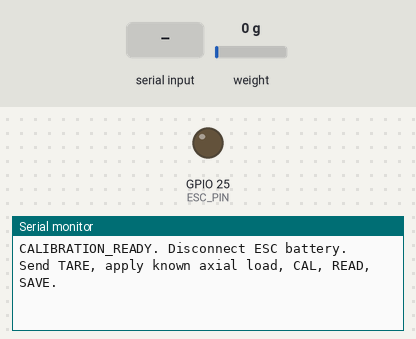
This sketch was run on a simulated ESP32. Parts: output pins drawn as LEDs (lit = HIGH), the last lines printed to the serial monitor. Inputs (shaded band) come from the test bench; at power-on: weight on the scale 0 g. EEPROM starts erased.

Above: at 2.7 s.
2.8 s: "TARE\n" received over Serial
At 3.6 s:
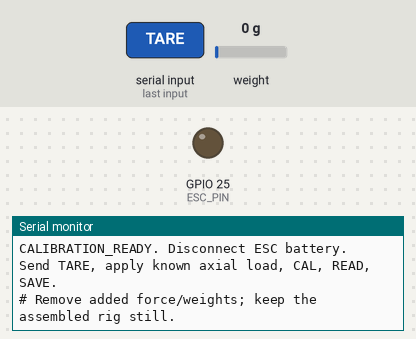
4.3 s: "CAL \n" received over Serial
At 7.11 s:
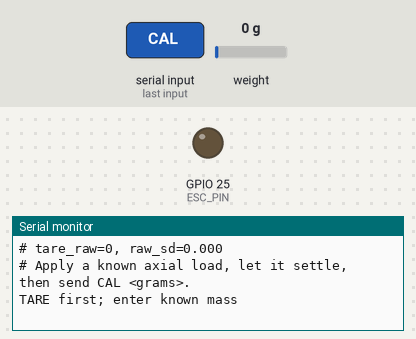
7.3 s: "SAVE\n" received over Serial
At 8.2 s:
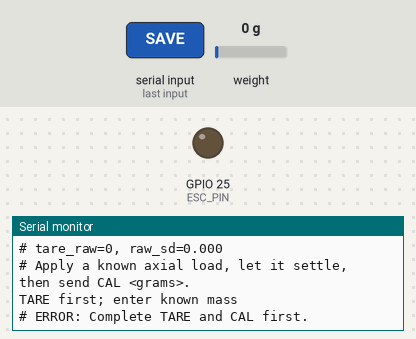

Measured:
- after the input at 2.8 s, the serial monitor: prints a new line at once (image 1)
- after the input at 4.3 s, the serial monitor: prints a new line after 2.5 s (image 2)
- after the input at 7.3 s, the serial monitor: prints a new line at once (image 3)

The sketch:

load_cell_calibration.ino
```cpp
#include <Arduino.h>
#include <HX711.h>
#include <Preferences.h>
#include <math.h>
#include <stdlib.h>
#include <string.h>
constexpr uint8_t HX_DOUT_PIN = 19, HX_SCK_PIN = 18, ESC_PIN = 25;
constexpr uint32_t CAL_MAGIC = 0x54485231;
struct Calibration { uint32_t magic; float countsPerGram; int32_t offset; };
Calibration cal = {0, 0, 0};
HX711 hx;
bool zeroTaken = false, factorReady = false;
char command[64];
size_t commandLength = 0;

bool averageRaw(int32_t &mean, double &sd, uint8_t count = 40) {
  double sum = 0, sumSq = 0;
  for (uint8_t i = 0; i < count; ++i) {
    if (!hx.wait_ready_timeout(700, 1)) {
      Serial.println("HX711 not responding."); return false;
    }
    int32_t x = hx.read();
    if (x >= 8388600 || x <= -8388600) {
      Serial.println("ADC saturated."); return false;
    }
    sum += x; sumSq += double(x) * x;
  }
  mean = lround(sum / count);
  sd = sqrt(fmax(0.0, (sumSq - sum * sum / count) / (count - 1)));
  return true;
}

void handleCommand(const char *cmd) {
  int32_t mean; double sd;
  if (!strcmp(cmd, "TARE")) {
    Serial.println("# Remove added force/weights; keep the assembled rig still.");
    if (averageRaw(mean, sd)) {
      cal.offset = mean; zeroTaken = true;
      Serial.printf("# tare_raw=%ld, raw_sd=%.3f\n", (long)mean, sd);
      Serial.println("# Apply a known axial load, let it settle, then send CAL <grams>.");
    }
  } else if (!strncmp(cmd, "CAL ", 4)) {
    char *end;
    double grams = strtod(cmd + 4, &end);
    while (*end == ' ') ++end;
    if (!zeroTaken || end == cmd + 4 || *end || !isfinite(grams) || grams <= 0 || grams > 4000) {
      Serial.println("TARE first; enter known mass"); return;
    }
    if (averageRaw(mean, sd)) {
      double delta = double(mean) - cal.offset;
      if (fabs(delta) < fmax(100.0, 10.0 * sd)) {
        Serial.println("Signal too noisy."); return;
      }
      cal.countsPerGram = delta / grams; cal.magic = CAL_MAGIC; factorReady = true;
      Serial.printf("# counts_per_gram=%.9g, loaded_raw=%ld, raw_sd=%.3f\n",
                    cal.countsPerGram, (long)mean, sd);
      Serial.println("Read with other known loads.");
    }
  } else if (!strcmp(cmd, "SAVE")) {
    if (!factorReady) { Serial.println("# ERROR: Complete TARE and CAL first."); return; }
    Preferences prefs;
    if (!prefs.begin("thrust-ia", false)) { Serial.println("Cannot open calibration storage."); return; }
    size_t written = prefs.putBytes("cal", &cal, sizeof(cal));
    prefs.end();
    Serial.println(written == sizeof(cal) ? "SAVED."
                                         : "Calibration save failed.");
  } else if (!strcmp(cmd, "READ")) {
    if (!factorReady) { Serial.println("Need a saved calibration first."); return; }
    if (averageRaw(mean, sd, 20)) {
      double g = (double(mean) - cal.offset) / cal.countsPerGram;
      Serial.printf("# load_g=%.6f, force_N=%.6f, sample_sd_g=%.6f, raw=%ld\n",
                    g, g * 9.80665 / 1000.0, sd / fabs(cal.countsPerGram), (long)mean);
    }
  } else Serial.println("# Commands: TARE | CAL <grams> (e.g. CAL 500) | READ | SAVE | HELP");
}

void setup() {
  pinMode(ESC_PIN, OUTPUT); digitalWrite(ESC_PIN, LOW);
  Serial.begin(115200);
  hx.begin(HX_DOUT_PIN, HX_SCK_PIN, 128);
  Preferences prefs;
  if (prefs.begin("thrust-ia", true)) {
    if (prefs.getBytesLength("cal") == sizeof(cal)) prefs.getBytes("cal", &cal, sizeof(cal));
    prefs.end();
  }
  factorReady = cal.magic == CAL_MAGIC && isfinite(cal.countsPerGram) && fabsf(cal.countsPerGram) > 0.001f;
  delay(1500);
  Serial.println("CALIBRATION_READY. Disconnect ESC battery.");
  Serial.println("Send TARE, apply known axial load, CAL, READ, SAVE.");
}

void loop() {
  while (Serial.available()) {
    char c = char(Serial.read());
    if (c == '\n' || c == '\r') {
      if (commandLength) {
        command[commandLength] = '\0'; commandLength = 0; handleCommand(command);
      }
    } else if (commandLength < sizeof(command) - 1) command[commandLength++] = c;
    else commandLength = 0;
  }
  delay(1);
}
```
